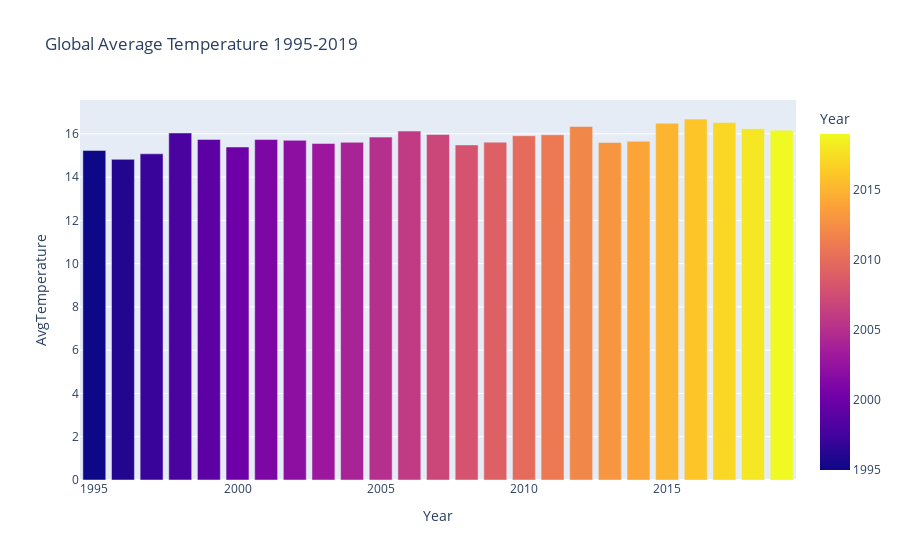

The code cell stored with this chart in its notebook:
### Code cell
px.bar(data_agg, x = "Year", y = "AvgTemperature", color = "Year", title = "Global Average Temperature 1995-2019")

### Figure 1 — Plotly figure (JSON) as saved in the notebook; plotly's stock layout.template omitted (floating-point values rounded to 4 significant figures)
{"data": [{"alignmentgroup": "True", "hovertemplate": "Year=%{marker.color}<br>AvgTemperature=%{y}<extra></extra>", "legendgroup": "", "marker": {"color": [1995, 1996, 1997, 1998, 1999, 2000, 2001, 2002, 2003, 2004, 2005, 2006, 2007, 2008, 2009, 2010, 2011, 2012, 2013, 2014, 2015, 2016, 2017, 2018, 2019], "coloraxis": "coloraxis", "pattern": {"shape": ""}}, "name": "", "offsetgroup": "", "orientation": "v", "showlegend": false, "textposition": "auto", "type": "bar", "x": [1995, 1996, 1997, 1998, 1999, 2000, 2001, 2002, 2003, 2004, 2005, 2006, 2007, 2008, 2009, 2010, 2011, 2012, 2013, 2014, 2015, 2016, 2017, 2018, 2019], "xaxis": "x", "y": [15.23, 14.82, 15.08, 16.04, 15.74, 15.39, 15.74, 15.7, 15.55, 15.61, 15.85, 16.13, 15.97, 15.49, 15.62, 15.91, 15.96, 16.34, 15.6, 15.66, 16.48, 16.69, 16.52, 16.24, 16.16], "yaxis": "y"}], "layout": {"barmode": "relative", "coloraxis": {"colorbar": {"title": {"text": "Year"}}, "colorscale": [[0, "#0d0887"], [0.1111, "#46039f"], [0.2222, "#7201a8"], [0.3333, "#9c179e"], [0.4444, "#bd3786"], [0.5556, "#d8576b"], [0.6667, "#ed7953"], [0.7778, "#fb9f3a"], [0.8889, "#fdca26"], [1, "#f0f921"]]}, "legend": {"tracegroupgap": 0}, "title": {"text": "Global Average Temperature 1995-2019"}, "xaxis": {"anchor": "y", "domain": [0, 1], "title": {"text": "Year"}}, "yaxis": {"anchor": "x", "domain": [0, 1], "title": {"text": "AvgTemperature"}}}}
